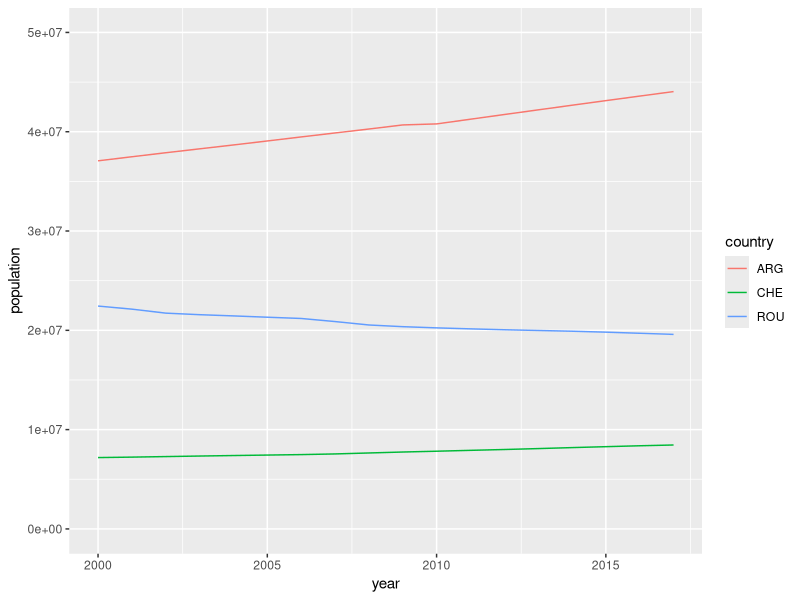
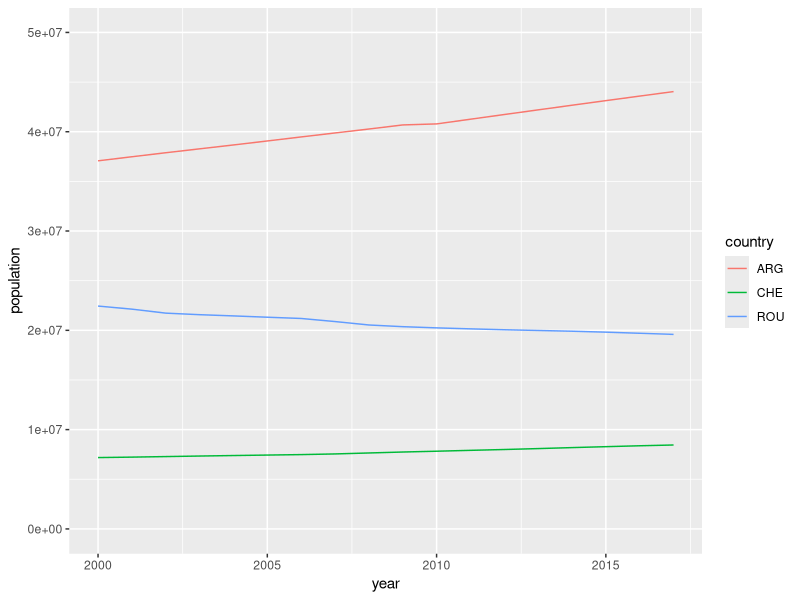

Write R code to recreate these figures, in order.
## ---- chunk 1
library(tidyverse) 
setwd("~/Proyectos/R-ISETA/Sistemas/ISETA-Sistemas")
## ---- chunk 2
unDataFrame1 <- data.frame(
  "entero" = 1:4,
  "factor" = c("a", "b", "c", "d"),
  "numero" = c(1.2, 3.4, 4.5, 5.6),
  "cadena" = as.character(c("e", "f", "g", "h"))
)

unDataFrame1
## ---- chunk 3
entero <- 1:4
factor <- c("a", "b", "c", "d")
numero <- c(1.2, 3.4, 4.5, 5.6)
cadena <- as.character(c("e", "f", "g", "h"))

unDataFrame2 <- data.frame(entero, factor, numero, cadena)
unDataFrame2
## ---- chunk 4
matriz1 <- matrix(1:12, ncol = 4)
unDataFrame3 <- data.frame(matriz1)
unDataFrame3
## ---- chunk 5
#library(readr)
unDataFrame4 <- read.csv("datos/datitos1.csv")
unDataFrame4
## ---- chunk 6
unDataFrame4$factor
unDataFrame4[,2]
## ---- chunk 7
unDataFrame4[2,]
## ---- chunk 8
unDataFrame4[2,2]
## ---- chunk 9
world_bank_pop
## ---- chunk 10
# Pongo los años en un vector para simplificar la lectura de la transformación
anios <- as.character(2000:2017)

# Transformo el dataframe en Yidy
wbPop <- pivot_longer(world_bank_pop, all_of(anios), names_to = "year", values_to = "population")

# Como los años quedaron con formato de carácter (porque los nombres de columna soncarácter) los convierto a número
wbPop <- type_convert(wbPop, col_types = cols( year = col_double()))

# Ahora se puede seleccionar una parte del dataset
wbPop <- subset(wbPop, indicator == 'SP.POP.TOTL')
wbPop <- subset(wbPop, country == 'ARG' | country == 'ROU' | country == 'CHE')
wbPop
## ---- chunk 11
ggplot(wbPop, aes(x = year, y = population, color = country)) + 
    geom_line() + 
    ylim(0,50000000)
## ---- chunk 12
anios <- as.character(2000:2017)

world_bank_pop %>% 
  pivot_longer(anios, names_to = "year", values_to = "population")  %>% 
  type_convert(col_types = cols( year = col_double())) %>%
  subset(country == 'ARG' | country == 'ROU' | country == 'CHE') %>% 
  subset(indicator == 'SP.POP.TOTL') %>% 
  ggplot(aes(x = year, y = population, color = country)) + 
    geom_line() + 
    ylim(0,50000000)
## ---- chunk 13
world_bank_pop %>% 
  pivot_longer(anios, names_to = "year", values_to = "population")  %>% 
  type_convert(col_types = cols( year = col_double() ) ) %>%
  subset(country == 'ARG' | country == 'ROU' | country == 'CHE') %>% 
  subset(indicator == 'SP.POP.TOTL') %>% 
  group_by(country)  %>% 
  reframe(media = mean(population), variacion = sd(population), prob = c(0.25, 0.75), qs = quantile(population, c(0.25, 0.75)))
## ---- chunk 14
iris %>% as_tibble() %>% 
  subset(Species == 'setosa') %>% 
  summary()

## ---- chunk 15
cars %>%as_tibble() %>%
   subset(speed > 20) %>% 
   summary()
